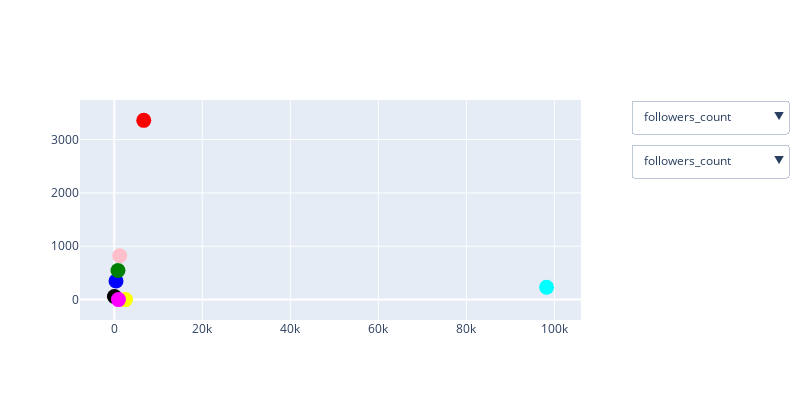

Source (notebook cell):
### Code cell
fig = go.Figure(go.Scatter(x=centres['followers_count'], 
                           y=centres['friends_count'], 
                           mode='markers', marker_size=15, 
                           marker_color = colors[:len(centres)] ))

buttons_x = [dict(method = "restyle",
                   args = [{'y': [ centres[feature_names[c]] ]}],
                   label = feature_names[c]) for c in range(len(feature_names))]
buttons_y = [dict(method = "restyle",
                   args = [{'x': [ centres[feature_names[c]] ]}],
                   label = feature_names[c]) for c in range(len(feature_names))]

fig.update_layout(width=800, height=400,
                 updatemenus=[dict(active=0,
                                   x= 1.1, y=1, 
                                   xanchor='left', 
                                   yanchor='top',
                                   buttons=buttons_x),
                              
                               dict(active=0,
                                   x= 1.1, y=0.8, 
                                   xanchor='left', 
                                   yanchor='top',
                                   buttons=buttons_y)
                              ])  
iplot(fig)

### Figure 1 — Plotly figure (JSON) as saved in the notebook; plotly's stock layout.template omitted (floating-point values rounded to 4 significant figures)
{"data": [{"marker": {"color": ["red", "black", "blue", "green", "yellow", "pink", "magenta", "cyan"], "size": 15}, "mode": "markers", "type": "scatter", "x": [6698.0, 35.9, 395, 842.5, 2538, 1232.0, 948.0, 98227], "y": [3359.0, 59.7, 348, 545.0, 0, 820.8, 0, 232]}], "layout": {"height": 400, "updatemenus": [{"active": 0, "buttons": [{"args": [{"y": [[6698.0, 35.9, 395, 842.5, 2538, 1232.0, 948.0, 98227]]}], "label": "followers_count", "method": "restyle"}, {"args": [{"y": [[3359.0, 59.7, 348, 545.0, 0, 820.8, 0, 232]]}], "label": "friends_count", "method": "restyle"}, {"args": [{"y": [[123600.0, 131.5, 1082327, 12030.0, 2547, 44370.0, 206, 29550.0]]}], "label": "statuses_count", "method": "restyle"}, {"args": [{"y": [[49.84, 26.43, 47.28, 39.72, 18.78, 44.33, 22.8, 55.98]]}], "label": "account_age_months", "method": "restyle"}, {"args": [{"y": [[2708.0, 7.77, 22890.0, 411.0, 135.6, 1123.0, 13.76, 542.7]]}], "label": "statuses_per_month", "method": "restyle"}, {"args": [{"y": [[44.98, 17.86, 1.135, 5.357, 253800, 2.459, 94800, 1347.0]]}], "label": "followers_ratio", "method": "restyle"}, {"args": [{"y": [[0.4746, 0.3211, 0.8647, 0.447, 0.3277, 0.4635, 0.546, 0.3048]]}], "label": "prop_tweets", "method": "restyle"}, {"args": [{"y": [[0.1299, 0.1142, 0.004375, 0.2063, 0.05688, 0.2176, 0.254, 0.437]]}], "label": "prop_replies", "method": "restyle"}, {"args": [{"y": [[0.1455, 0.06598, 0.1309, 0.2149, 0.6154, 0.228, 0, 0.2582]]}], "label": "prop_rt", "method": "restyle"}, {"args": [{"y": [[0.07598, 0.09355, 0.1944, 0.1706, 0.07172, 0.1392, 0.427, 0.09451]]}], "label": "avg_hashtags", "method": "restyle"}, {"args": [{"y": [[0.2327, 0.09575, 0.04156, 0.1317, 0.005359, 0.1371, 0.2469, 0.06061]]}], "label": "avg_urls", "method": "restyle"}, {"args": [{"y": [[0.3772, 0.2443, 0.1406, 0.5646, 0.6356, 0.5787, 0.29, 1.391]]}], "label": "avg_mentions", "method": "restyle"}], "x": 1.1, "xanchor": "left", "y": 1, "yanchor": "top"}, {"active": 0, "buttons": [{"args": [{"x": [[6698.0, 35.9, 395, 842.5, 2538, 1232.0, 948.0, 98227]]}], "label": "followers_count", "method": "restyle"}, {"args": [{"x": [[3359.0, 59.7, 348, 545.0, 0, 820.8, 0, 232]]}], "label": "friends_count", "method": "restyle"}, {"args": [{"x": [[123600.0, 131.5, 1082327, 12030.0, 2547, 44370.0, 206, 29550.0]]}], "label": "statuses_count", "method": "restyle"}, {"args": [{"x": [[49.84, 26.43, 47.28, 39.72, 18.78, 44.33, 22.8, 55.98]]}], "label": "account_age_months", "method": "restyle"}, {"args": [{"x": [[2708.0, 7.77, 22890.0, 411.0, 135.6, 1123.0, 13.76, 542.7]]}], "label": "statuses_per_month", "method": "restyle"}, {"args": [{"x": [[44.98, 17.86, 1.135, 5.357, 253800, 2.459, 94800, 1347.0]]}], "label": "followers_ratio", "method": "restyle"}, {"args": [{"x": [[0.4746, 0.3211, 0.8647, 0.447, 0.3277, 0.4635, 0.546, 0.3048]]}], "label": "prop_tweets", "method": "restyle"}, {"args": [{"x": [[0.1299, 0.1142, 0.004375, 0.2063, 0.05688, 0.2176, 0.254, 0.437]]}], "label": "prop_replies", "method": "restyle"}, {"args": [{"x": [[0.1455, 0.06598, 0.1309, 0.2149, 0.6154, 0.228, 0, 0.2582]]}], "label": "prop_rt", "method": "restyle"}, {"args": [{"x": [[0.07598, 0.09355, 0.1944, 0.1706, 0.07172, 0.1392, 0.427, 0.09451]]}], "label": "avg_hashtags", "method": "restyle"}, {"args": [{"x": [[0.2327, 0.09575, 0.04156, 0.1317, 0.005359, 0.1371, 0.2469, 0.06061]]}], "label": "avg_urls", "method": "restyle"}, {"args": [{"x": [[0.3772, 0.2443, 0.1406, 0.5646, 0.6356, 0.5787, 0.29, 1.391]]}], "label": "avg_mentions", "method": "restyle"}], "x": 1.1, "xanchor": "left", "y": 0.8, "yanchor": "top"}], "width": 800}}
